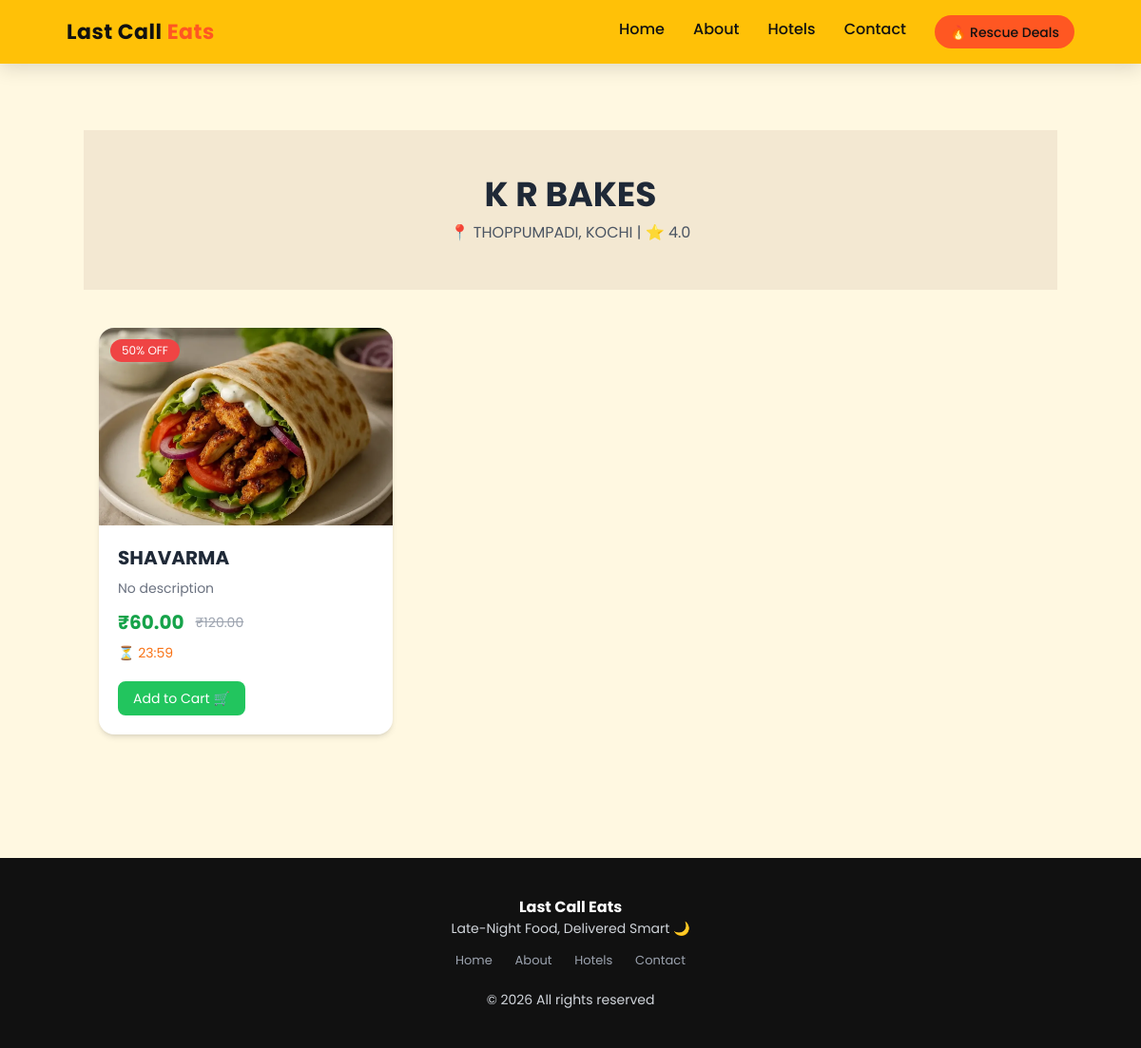
The page /hotels/4/ on the database its author committed.
### hotels/models.py (models this page shows, shortened)
class Hotel(models.Model):
    name = models.CharField(max_length=200)
    location = models.CharField(max_length=200, blank=True)
    image = models.ImageField(upload_to="hotels/", blank=True)
    rating = models.DecimalField(max_digits=2, decimal_places=1, default=4.0)
    created_at = models.DateTimeField(auto_now_add=True)
    class Meta:
        ordering = ["name"]
    def available_foods(self):
        return self.foods.filter(
            available=True,
            available_until__gt=timezone.now(),
            quantity_left__gt=0
        )

class Food(models.Model):
    CATEGORY_CHOICES = [
        ("veg", "Veg"),
        ("nonveg", "Non-Veg"),
        ("biryani", "Biryani"),
        ("dessert", "Dessert"),
        ("snack", "Snack"),
    ]
    hotel = models.ForeignKey(
        Hotel,
        on_delete=models.CASCADE,
        related_name="foods"
    )
    name = models.CharField(max_length=200)
    description = models.TextField(blank=True)
    category = models.CharField(max_length=20, choices=CATEGORY_CHOICES, default="veg")
    price = models.DecimalField(max_digits=8, decimal_places=2, default=Decimal("0.00"))
    discount_percentage = models.PositiveIntegerField(default=50)
    image = models.ImageField(upload_to="foods/", blank=True, null=True)
    rating = models.DecimalField(max_digits=2, decimal_places=1, default=4.2)
    quantity_left = models.PositiveIntegerField(default=5)
    is_rescue_food = models.BooleanField(default=True)
    available_until = models.DateTimeField()
    available = models.BooleanField(default=True)
    created_at = models.DateTimeField(auto_now_add=True)
    class Meta:
        ordering = ["-created_at"]
    @property
    def discounted_price(self):
        discount_amount = (self.discount_percentage / 100) * float(self.price)
        return Decimal(self.price) - Decimal(discount_amount)
    @property
    def badge_label(self):
        if self.is_rescue_food:
            return f"{self.discount_percentage}% OFF"
        return ""

### hotels/views.py (the view)
# urls.py: path('<int:hotel_id>/', views.hotel_detail, name='hotel_detail'),
def hotel_detail(request, hotel_id):
    hotel = get_object_or_404(Hotel, id=hotel_id)
    foods = hotel.available_foods()
    return render(request, 'hotels/hotel_detail.html', {
        'hotel': hotel,
        'foods': foods
    })

### templates/hotels/hotel_detail.html
{% extends 'base.html' %}
{% block content %}
<section class="bg-[#f3e8d2] py-12 text-center">
    <h1 class="text-4xl font-bold">{{ hotel.name }}</h1>
    <p class="text-gray-600 mt-2">
        📍 {{ hotel.location }} | ⭐ {{ hotel.rating }}
    </p>
</section>
<section class="max-w-7xl mx-auto px-4 py-10">
<div class="grid grid-cols-1 sm:grid-cols-2 md:grid-cols-3 gap-8">
{% for food in foods %}
<div class="bg-white rounded-2xl shadow-md hover:shadow-2xl transition overflow-hidden group">
<a href="{% url 'food_detail' food.id %}">
<div class="relative">
{% if food.image %}
<img src="{{ food.image.url }}"
class="w-full h-52 object-cover group-hover:scale-105 transition duration-300">
{% endif %}
{% if food.badge_label %}
<span class="absolute top-3 left-3 bg-red-500 text-white text-xs px-3 py-1 rounded-full">
{{ food.badge_label }}
</span>
{% endif %}
</div>
<div class="p-5">
<h3 class="text-xl font-bold mb-2">{{ food.name }}</h3>
<p class="text-gray-500 text-sm mb-3">
{{ food.description|default:"No description"|truncatewords:10 }}
</p>
<div class="flex items-center gap-3">
<span class="text-green-600 font-bold text-xl">
₹{{ food.discounted_price }}
</span>
<span class="line-through text-gray-400 text-sm">
₹{{ food.price }}
</span>
</div>
<p class="text-orange-500 text-sm mt-2">
⏳ {{ food.available_until|date:"H:i" }}
</p>
</div>
</a>
<div class="px-5 pb-5 flex justify-between items-center">
<a href="{% url 'add_to_cart' food.id %}"
class="bg-green-500 hover:bg-green-600 text-white px-4 py-2 rounded-lg text-sm">
Add to Cart 🛒
</a>
</div>
</div>
{% endfor %}
</div>
</section>
{% endblock %}

### templates/base.html (style rules this page uses)
:root { --yellow:#FFC107; --yellow-dark:#E0A800; --black:#111111; --text:#1f2937; --light-bg:#FFF8E1; --card-bg:#ffffff; }
* { box-sizing:border-box; font-family:'Poppins',sans-serif; }
body { margin:0; background:var(--light-bg); color:var(--text); line-height:1.65; }

### rows shown on the page
Hotel: name "K R BAKES", location "THOPPUMPADI, KOCHI", rating "4.0"
Food: image (picture), badge_label "50% OFF", name "SHAVARMA", description "No description", discounted_price "60.00", price "120.00", available_until "23:59"
